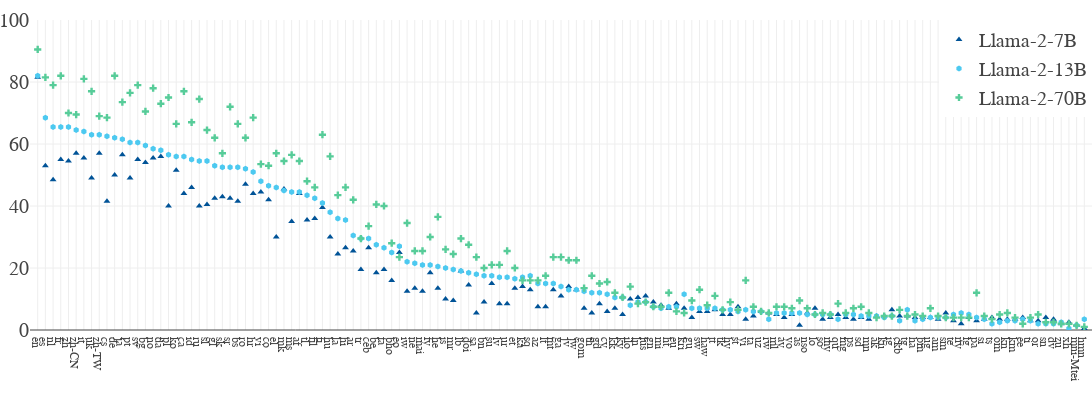

Write notebook code for a chart like this one.
### Code cell
fig = go.Figure()

symbols=['triangle-up', 'hexagon', 'cross', 'octagon']
colors = ['#005397', '#4cc9f0', '#57cc99']
i = 0
saved_df = pd.DataFrame()
model_names=[]

for model in ['Llama-2-7b-chat-hf', 'Llama-2-13b-chat-hf', 'Llama-2-70b-chat-hf']:

    group = df_dict[model].groupby(['language', 'eval_completion_normalized']).size().to_frame('size').reset_index()
    group['percentage'] = (group['size'] / group.groupby('language')['size'].transform('sum')) * 100


    model_names.append(model)

    if 'Llama' in model:
        model_name = model.replace('-chat-hf', '')
    elif 'tral' in model:
        model_name = model.replace('-Instruct', '')
    elif 'Qwen' in model:
        model_name = model.replace('-Chat', '')
    else:
        model_name = model.replace('-beta', '')
        model_name = model_name.replace('z', 'Z')
    model_name = model_name.replace('b', 'B')

    group = group[group['eval_completion_normalized'] == 'correct']

    print(model)
    print(len(group.language.unique()))

    if len(saved_df) == 0:
        saved_df = group.copy()
        saved_df.rename(columns={'percentage': model}, inplace=True)
    else: 
        saved_df = saved_df.merge(group, on=['language'], how='left')
        saved_df.rename(columns={'percentage': model}, inplace=True)



    fig.add_trace(go.Scatter(
        x=group['language'], 
        y=group['percentage'],
        marker_symbol=symbols[i],
        mode='markers',
        marker_color=colors[i],
        name=model_name))

    i+=1




saved_df['median'] = saved_df[model_names].median(axis=1)

fig.update_xaxes(
    categoryorder='array', 
    categoryarray= saved_df.sort_values(by='median', ascending=False)['language'].unique(),
    tickvals=list(range(0,len(saved_df['language'].unique()))),
    ticktext=saved_df.sort_values(by='median', ascending=False)['language'].unique(),
    autorange=False,
    range = [-1,len(list(range(0,len(saved_df['language'].unique()))))],
    tick0=0,
    dtick=1)



fig.update_layout(
    yaxis_title="",
    xaxis_title="",
    font_family="Times New Roman",
    yaxis_range=[0,100],
    width=1100,
    height=400,
    #font=dict(size=24),
    template=custom_template,
    margin=dict(l=30, r=0, t=20, b=70),
    yaxis = dict(tickfont = dict(size=20)),
    legend = dict(font = dict(size = 20),
    yanchor="top",
    y=1,
    xanchor="right",
    x=1)
    )

fig.show()
fig.write_image("../../img/correct_answer_proportion_llamas.pdf", format="pdf")

### Figure 1 — Plotly figure (JSON) as saved in the notebook; plotly's stock layout.template omitted (floating-point values rounded to 4 significant figures; data arrays with more than 128 entries replaced by an {"elided": "..."} marker saying what was removed)
{"data": [{"marker": {"color": "#005397", "symbol": "triangle-up"}, "mode": "markers", "name": "Llama-2-7B", "type": "scatter", "x": {"elided": "137 str values"}, "y": {"elided": "137 float values"}}, {"marker": {"color": "#4cc9f0", "symbol": "hexagon"}, "mode": "markers", "name": "Llama-2-13B", "type": "scatter", "x": {"elided": "137 str values"}, "y": {"elided": "137 float values"}}, {"marker": {"color": "#57cc99", "symbol": "cross"}, "mode": "markers", "name": "Llama-2-70B", "type": "scatter", "x": {"elided": "137 str values"}, "y": {"elided": "137 float values"}}], "layout": {"font": {"family": "Times New Roman"}, "height": 400, "legend": {"font": {"size": 20}, "x": 1, "xanchor": "right", "y": 1, "yanchor": "top"}, "margin": {"b": 70, "l": 30, "r": 0, "t": 20}, "width": 1100, "xaxis": {"autorange": false, "categoryarray": {"elided": "137 str values"}, "categoryorder": "array", "dtick": 1, "range": [-1, 137], "tick0": 0, "ticktext": {"elided": "137 str values"}, "tickvals": {"elided": "137 int values"}, "title": {"text": ""}}, "yaxis": {"range": [0, 100], "tickfont": {"size": 20}, "title": {"text": ""}}}}
